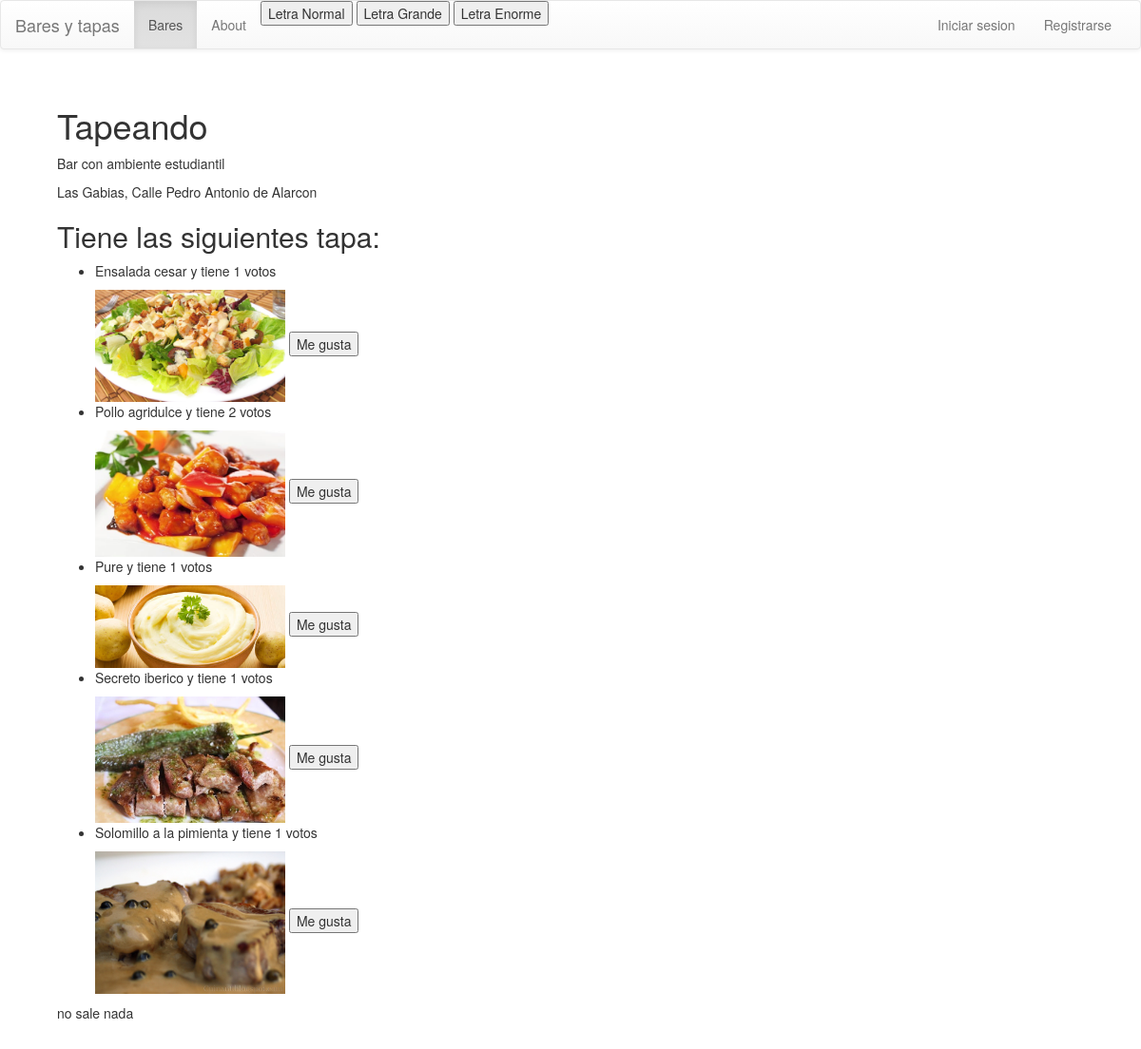
The page /rango/bar/tapeando/ on the database as committed earlier.
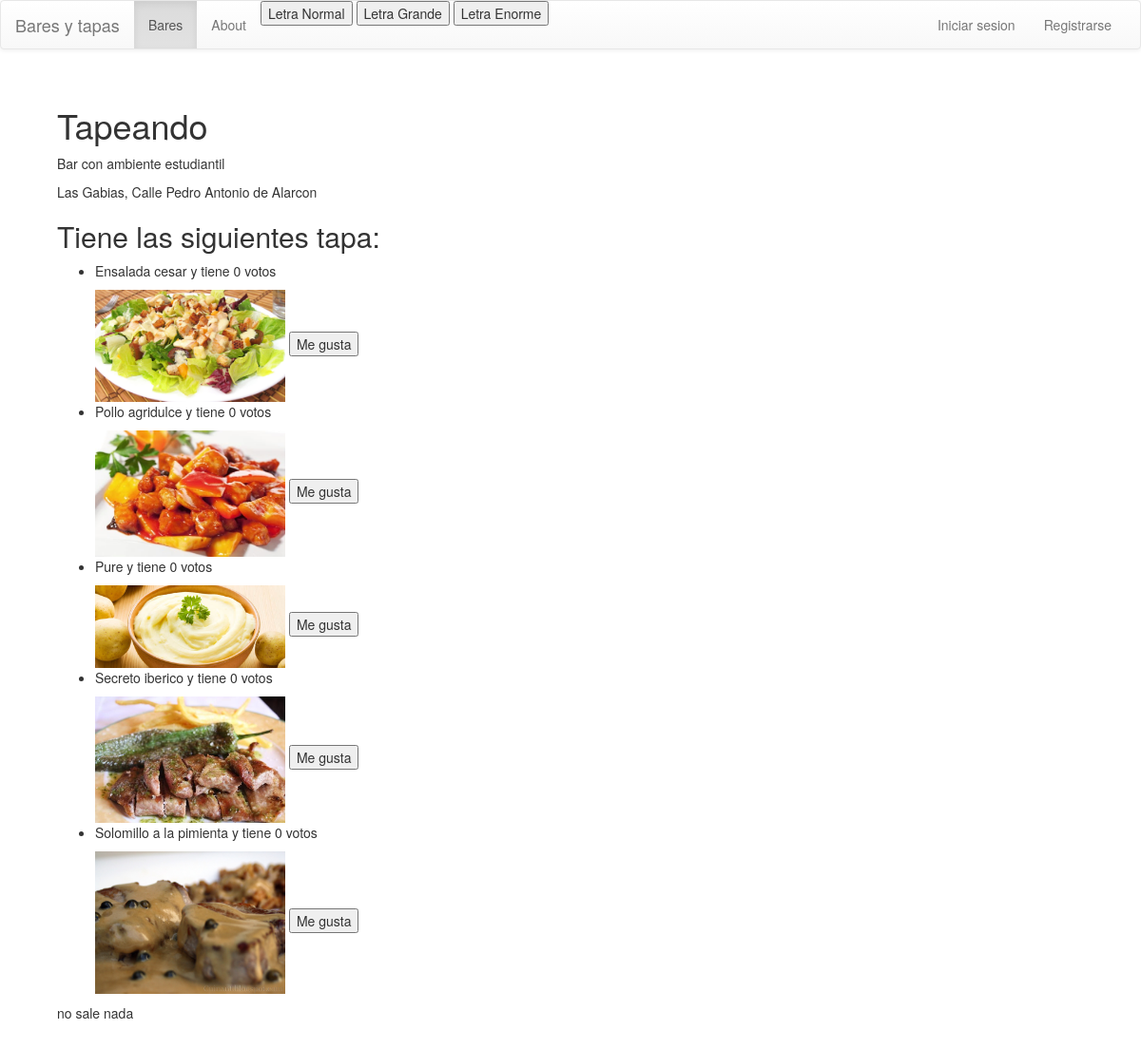
The same page on the database as committed later.
### rango/models.py (models this page shows, shortened)
class Bar(models.Model):
    nombre_bar = models.CharField(max_length=128, primary_key=True)
    descripcion_bar = models.CharField(max_length=128,null=True)
    num_visitas = models.IntegerField(default=0)
    slug = models.SlugField(unique=True)
    direccion = models.CharField(max_length=250, blank=True)
    tapas = models.ManyToManyField(Tapa)
    def save(self, *args, **kwargs):
		self.slug = slugify(self.nombre_bar)
		super(Bar, self).save(*args, **kwargs)

class Tapa(models.Model):
    nombre_tapa = models.CharField(max_length=50, primary_key=True)
    descripcion = models.CharField(max_length=128,null=True)
    votos = models.IntegerField(default=0)
    imagen = models.ImageField(upload_to='imagenes_tapa',blank=True)
    def __unicode__(self):      #For Python 2, use __str__ on Python 3
        return self.nombre_tapa

### rango/views.py (the view)
# urls.py: url(r'^bar/(?P<category_name_slug>[\w\-]+)/$', views.bar, name='bar'),
def bar(request, category_name_slug):
    context_dict = {}
    try:
        bar = Bar.objects.get(slug=category_name_slug)
        bar.num_visitas = bar.num_visitas+1
        bar.save()
        context_dict['bar'] = bar
    except Bar.DoesNotExist:
        pass
    return render(request, 'bares/bares.html', context_dict)

### templates/bares/bares.html (shortened to what this page needs)
{% extends "base.html" %}
{% load static %}
{% block contenido %}
    {% if bar %}
    <h1> {{bar.nombre_bar}}</h1>
    <p> {{bar.descripcion_bar}}</p>
    {% load easy_maps_tags %}
    <p> {{bar.direccion}}</p>
    <h2> Tiene las siguientes tapa:</h2>
    {% else %}
    <h2> No existe el bar {{bar.nombre_bar}}. </h2>
    {% endif %}
    <ul>
    {% for tapa in bar.tapas.all%}
        <li>
           <p> {{tapa}} y tiene <span id="Megusta"> {{tapa.votos}} </span> votos </p>
            <img  class="imagen_tapa" src = "/static/images/{{tapa.imagen}}"  alt = "/static/images/{{tapa.imagen}}" />
            <button id="Megusta" class="Megusta" value="{{tapa}}"> Me gusta </button>
        </li>
    {% endfor%}
    </ul>
    <p id="chequeo"> no sale nada<p>
{% endblock %}

### templates/base.html (shortened to what this page needs)
<!DOCTYPE html>
{% load static %}
<html>
    <head>
        <link rel="stylesheet" href="{% static "css/base.css" %}" />
<link rel="stylesheet" href="https://maxcdn.bootstrapcdn.com/bootstrap/3.3.6/css/bootstrap.min.css">
<link rel="stylesheet" href="https://maxcdn.bootstrapcdn.com/bootstrap/3.3.6/css/bootstrap-theme.min.css">
    </head>
    <body>
<nav class="navbar navbar-default">
  <div class="container-fluid">
    <div class="navbar-header">
      <a class="navbar-brand" href="#">Bares y tapas</a>
    </div>
    <div class="collapse navbar-collapse" id="bs-example-navbar-collapse-1">
      <ul class="nav navbar-nav">
        <li class="active"><a href='/rango/'>Bares <span class="sr-only">(current)</span></a></li>
        <button id='letra_normal'> Letra Normal </button>
        <button id='letra_grande'> Letra Grande</button>
        <button id='letra_enorme'> Letra Enorme</button>
        <li><a href="/rango/about">About</a></li>
      </ul>
      <ul class="nav navbar-nav navbar-right">
        {% if user.is_authenticated %}
        <li><a href="/rango/add_tapa/"> add tapa </a></li>
        <li><a href="/rango/logout/"> Cerrar sesion </a></li>
        {% else %}
        <li><a href="/rango/login/"> Iniciar sesion </a></li>
        <li><a href="/rango/register/"> Registrarse </a></li>
        {% endif %}
      </ul>
    </div>
  </div>
</nav>
<section id="contenido">
{% block contenido %}
{% endblock %}
</section>
    </body>
</html>

### static/css/base.css (style rules this page uses)
#contenido { margin:5%; }
.imagen_tapa { width: 200px; height: auto; }

Rows that differ between the two databases and show on the page:
changed Tapa "Ensalada cesar": votos "1" → "0"
changed Tapa "Pollo agridulce": votos "2" → "0"
changed Tapa "Pure": votos "1" → "0"
changed Tapa "Secreto iberico": votos "1" → "0"
changed Tapa "Solomillo a la pimienta": votos "1" → "0"
